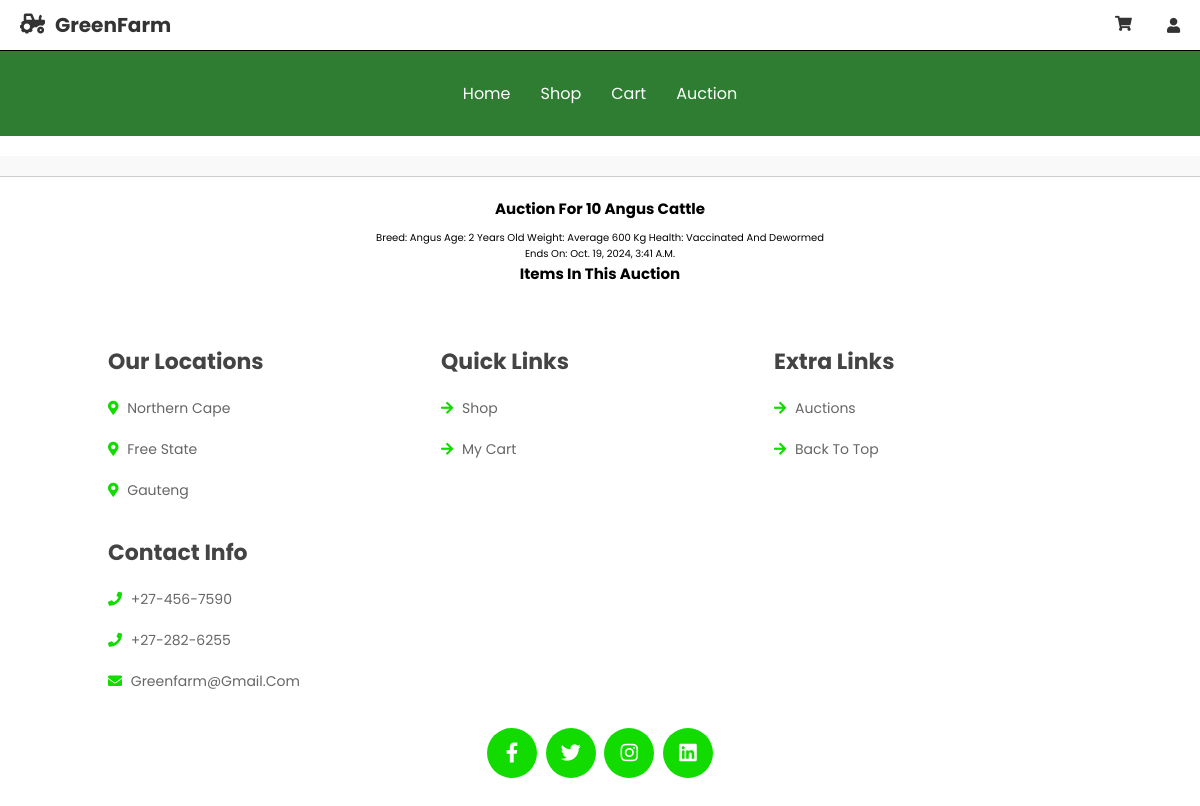
/auctions/23/, run on the app's committed database.
### app/models.py (models this page shows, shortened)
class Auction(models.Model):
    title = models.CharField(max_length=255)
    description = models.TextField()
    image = models.ImageField(upload_to='auction_images/', default='images/images.jpg', blank=True, null=True)
    registration_fee = models.DecimalField(max_digits=10, decimal_places=2, default = 0.00)
    current_bid = models.DecimalField(max_digits=10, decimal_places=2, default=0.00)  # Add default value here
    start_time = models.DateTimeField(null=True, blank=True)  #
    end_time = models.DateTimeField()
    reserve_price = models.DecimalField(max_digits=10, decimal_places=2, null=True, blank=True)

### user/views.py (the view)
# urls.py: path('auctions/<int:pk>/', views.auctions_detail, name='auctions_detail'),
def auctions_detail(request, pk):
    auction = get_object_or_404(Auction, pk=pk)
    return render(request, 'user/auctions_detail.html', {'auction': auction})

### user/templates/user/auctions_detail.html (shortened to what this page needs)
{% extends 'base1.html' %}
{% load static %}
{% block content %}
<h1>{{ auction.title }}</h1>
<p>{{ auction.description }}</p>
<p>Ends on: {{ auction.end_time }}</p>
<h2>Items in this Auction</h2>
{% endblock %}

### user/templates/base1.html (style rules this page uses)
:root { --green:#12db00; --dark-color:#000000; --black:#444; --light-color:#666; --border:.1rem solid rgba(0,0,0,.1); --border-hover:.1rem solid var(--black); --box-shadow:0 .5rem 1rem rgba(0,0,0,.1); }
* { font-family: 'Poppins', sans-serif; margin:0; padding:0; box-sizing: border-box; outline: none; border:none; text-decoration: none; text-transform: capitalize; transition:all .2s linear; transition:width none; }
html { font-size: 62.5%; overflow-x: hidden; scroll-padding-top: 5rem; scroll-behavior: smooth; }
.content h1, .content h3 { font-size: 1.5rem; margin-bottom: 10px; }

### data on the page
Auction: title "Auction For 10 Angus Cattle", description "Breed: Angus Age: 2 Years Old Weight: Average 600 Kg Health: Vaccinated And Dewormed", end_time "Oct. 19, 2024, 3:41 A.m."
